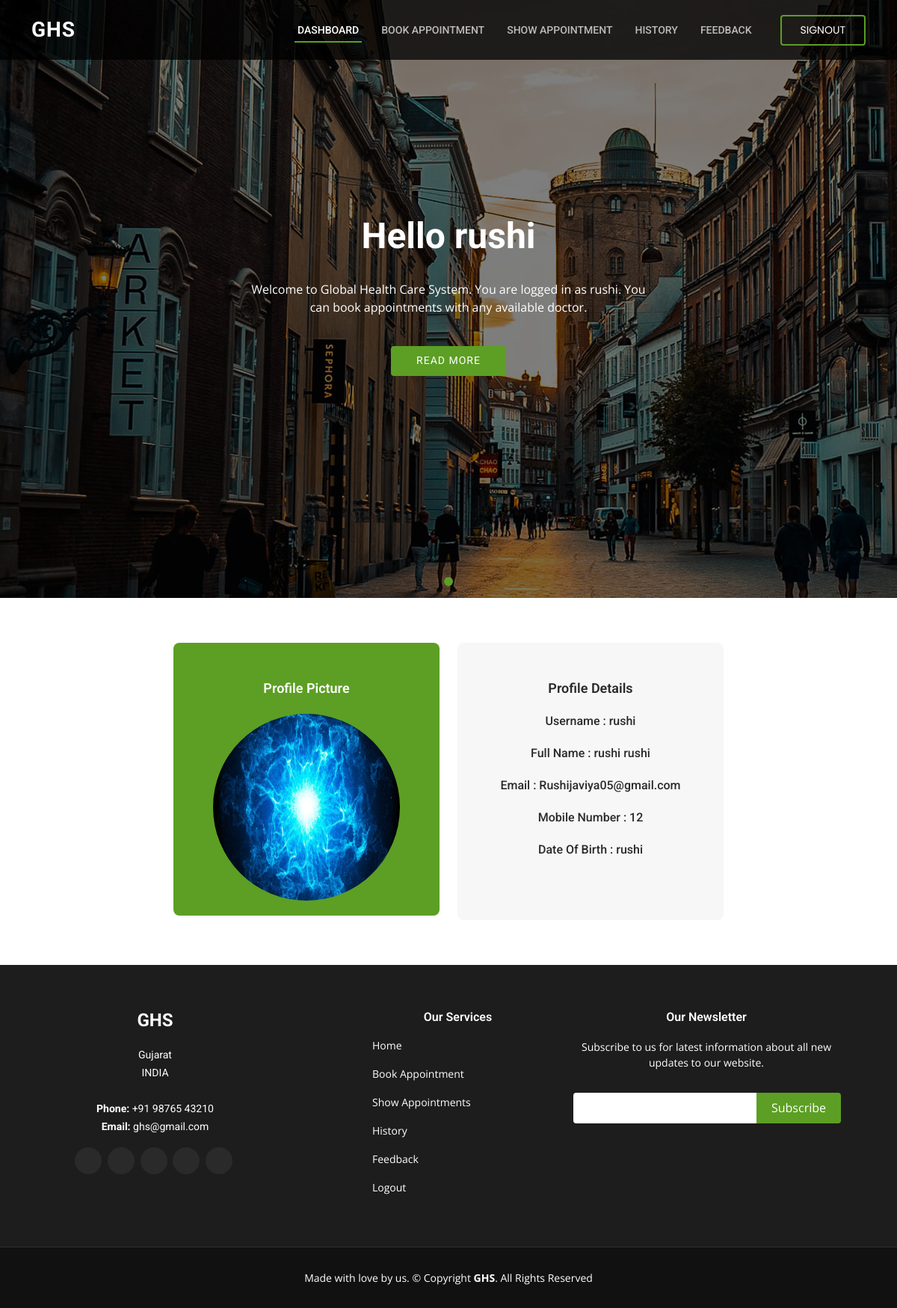
The page /user_home (signed in) on the database its author committed.
### ghsapp/models.py (models this page shows, shortened)
class userInfo(models.Model):
    user = models.ForeignKey(User, on_delete=models.CASCADE)
    mobile_number = models.CharField(max_length=12)
    profile_pic = models.ImageField(
        upload_to='static/photos/', default='photos/default.png', null=True, blank=True)
    dob = models.CharField(max_length=10)
    gender = models.CharField(
        max_length=1, choices=GENDER_CHOICES)

### ghsapp/views.py (the view)
# urls.py: path('user_home', views.user_home, name='user_home'),
@login_required(login_url='error')
def user_home(request):
    user = userInfo.objects.get(user=request.user)
    context = {
        'user':user
    }
    return render(request, 'user_home.html', context)

### templates/user_home.html (shortened to what this page needs)
<!DOCTYPE html>
<html lang="en">
<head>
    <link href="static/assets3/vendor/animate.css/animate.min.css" rel="stylesheet">
    <link href="static/assets3/vendor/bootstrap/css/bootstrap.min.css" rel="stylesheet">
    <link href="static/assets3/vendor/bootstrap-icons/bootstrap-icons.css" rel="stylesheet">
    <link href="static/assets3/vendor/boxicons/css/boxicons.min.css" rel="stylesheet">
    <link href="static/assets3/vendor/glightbox/css/glightbox.min.css" rel="stylesheet">
    <link href="static/assets3/vendor/swiper/swiper-bundle.min.css" rel="stylesheet">
    <link href="static/assets3/css/style.css" rel="stylesheet">
</head>
<body>
    <header id="header" class="fixed-top d-flex align-items-center">
        <div class="container d-flex align-items-center justify-content-between">
            <h1 class="logo"><a href="{% url 'user_home' %}">GHS</a></h1>
            <nav id="navbar" class="navbar">
                <ul>
                    <li><a class="nav-link scrollto active" href="#">Dashboard</a></li>
                    <li><a class="nav-link scrollto" href="{% url 'book_appointment' %}">Book Appointment</a></li>
                    <li><a class="nav-link scrollto" href="{% url 'show_appointment' %}">Show Appointment</a></li>
                    <li><a class="nav-link scrollto " href="{% url 'history' %}">History</a></li>
                    <li><a class="nav-link scrollto " href="{% url 'feedback' %}">Feedback</a></li>
                    <li><a class="getstarted scrollto" href="{% url 'signout' %}">Signout</a></li>
                </ul>
            </nav>
        </div>
    </header>
    <section id="hero">
        <div class="hero-container">
            <div id="heroCarousel" data-bs-interval="5000" class="carousel slide carousel-fade" data-bs-ride="carousel">
                <ol class="carousel-indicators" id="hero-carousel-indicators"></ol>
                <div class="carousel-inner" role="listbox">
                    <div class="carousel-item active" style="background: url(static/assets3/img/slide/slide-1.jpg);">
                        <div class="carousel-container">
                            <div class="carousel-content">
                                <h2 class="animate__animated animate__fadeInDown">Hello {{request.user.username}}
                                </h2>
                                <p class="animate__animated animate__fadeInUp">Welcome to Global Health Care System. You are logged in as {{request.user.username}}. You can book appointments with any available doctor.</p>
                                <div>
                                    <a href="#pricing" class="btn-get-started animate__animated animate__fadeInUp scrollto">Read More</a>
                                </div>
                            </div>
                        </div>
                    </div>
                </div>
            </div>
        </div>
    </section>
    <section id="pricing" class="pricing">
        <div class="container">
            <div class="row">
                <div class="col-lg-4 col-md-6 mt-4 mt-md-0">
                    <div class="box recommended">
                        <h3>Profile Picture</h3>
                        <img class="zoom" src="{{user.profile_pic.url}}" alt="" width="250" height="250px">
                    </div>
                </div>
                <div class="col-lg-4 col-md-6">
                    <div class="box">
                        <h3>Profile Details</h3>
                        <ul>
                            <li>
                                <h6>Username : {{user.user.username}}</h6>
                            </li>
                            <li>
                                <h6>Full Name : {{user.user.first_name}} {{user.user.last_name}}</h6>
                            </li>
                            <li>
                                <h6>Email : {{user.user.email}}</h6>
                            </li>
                            <li>
                                <h6>Mobile Number : {{user.mobile_number}}</h6>
                            </li>
                            <li>
                                <h6>Date Of Birth : {{user.dob}}</h6>
                            </li>
                            <li>
                            </li>
                        </ul>
                    </div>
                </div>
            </div>
    </section>
    <footer id="footer">
        <div class="footer-top">
            <div class="container">
                <div class="row">
                    <div class="col-lg-3 col-md-6">
                        <div class="footer-info">
                            <h3>GHS</h3>
                            <p>
                                Gujarat <br> INDIA<br><br>
                                <strong>Phone:</strong> +91 98765 43210<br>
                                <strong>Email:</strong> ghs@gmail.com<br>
                            </p>
                            <div class="social-links mt-3">
                                <a href="#" class="twitter"><i class="bx bxl-twitter"></i></a>
                                <a href="#" class="facebook"><i class="bx bxl-facebook"></i></a>
                                <a href="#" class="instagram"><i class="bx bxl-instagram"></i></a>
                                <a href="#" class="google-plus"><i class="bx bxl-skype"></i></a>
                                <a href="#" class="linkedin"><i class="bx bxl-linkedin"></i></a>
                            </div>
                        </div>
                    </div>
                    <div class="col-lg-3 col-md-6 footer-links" style="margin-left: 120px;">
                        <h4>Our Services</h4>
                        <ul>
                            <li><i class="bx bx-chevron-right"></i> <a href="#">Home</a></li>
                            <li><i class="bx bx-chevron-right"></i> <a href="{% url 'book_appointment' %}">Book
                                 Appointment</a></li>
                            <li><i class="bx bx-chevron-right"></i> <a href="{% url 'show_appointment' %}">Show Appointments</a></li>
                            <li><i class="bx bx-chevron-right"></i> <a href="{% url 'history' %}">History</a></li>
                            <li><i class="bx bx-chevron-right"></i> <a href="{% url 'feedback' %}">Feedback</a></li>
                            <li><i class="bx bx-chevron-right"></i> <a href="{% url 'signout' %}">Logout</a></li>
                        </ul>
                    </div>
                    <div class="col-lg-4 col-md-6 footer-newsletter">
                        <h4>Our Newsletter</h4>
                        <p>Subscribe to us for latest information about all new updates to our website.</p>
                        <form action="" method="post">
                            <input type="email" name="email"><input type="submit" value="Subscribe">
                        </form>
                    </div>
                </div>
            </div>
        </div>
        <div class="container">
            <div class="copyright"> Made with love by us. &copy; Copyright <strong><span>GHS</span></strong>. All Rights Reserved
            </div>
        </div>
    </footer>
</body>
</html>

### templates/user_home.html (style rules this page uses)
.zoom { transition: transform 0.7s; border-radius: 50%; }
.row { display: flex; justify-content: center; flex-wrap: wrap; position: relative; text-align: center; }

### rows shown on the page
userInfo: profile_pic (picture), user.username "rushi", user.first_name "rushi", user.last_name "rushi", user.email "Rushijaviya05@gmail.com", mobile_number "12", dob "rushi"

### other values the page prints
{{ request.user.username }} "rushi"
